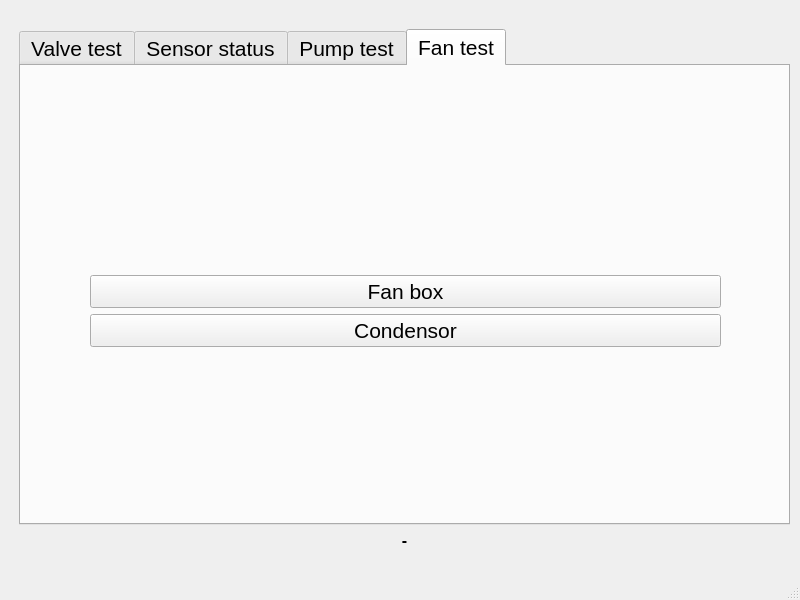
<?xml version="1.0" encoding="UTF-8"?>
<ui version="4.0">
 <class>fmu_test</class>
 <widget class="QMainWindow" name="fmu_test">
  <property name="geometry">
   <rect>
    <x>0</x>
    <y>0</y>
    <width>800</width>
    <height>600</height>
   </rect>
  </property>
  <property name="windowTitle">
   <string>MainWindow</string>
  </property>
  <widget class="QWidget" name="centralwidget">
   <widget class="QWidget" name="verticalLayoutWidget">
    <property name="geometry">
     <rect>
      <x>19</x>
      <y>29</y>
      <width>771</width>
      <height>521</height>
     </rect>
    </property>
    <layout class="QVBoxLayout" name="verticalLayout">
     <item>
      <widget class="QTabWidget" name="tabWidget">
       <property name="font">
        <font>
         <pointsize>16</pointsize>
        </font>
       </property>
       <property name="currentIndex">
        <number>3</number>
       </property>
       <widget class="QWidget" name="tab">
        <attribute name="title">
         <string>Valve test</string>
        </attribute>
        <widget class="QWidget" name="verticalLayoutWidget_2">
         <property name="geometry">
          <rect>
           <x>9</x>
           <y>9</y>
           <width>751</width>
           <height>471</height>
          </rect>
         </property>
         <layout class="QVBoxLayout" name="verticalLayout_2">
          <property name="leftMargin">
           <number>50</number>
          </property>
          <property name="rightMargin">
           <number>50</number>
          </property>
          <item>
           <spacer name="verticalSpacer_3">
            <property name="orientation">
             <enum>Qt::Vertical</enum>
            </property>
            <property name="sizeHint" stdset="0">
             <size>
              <width>20</width>
              <height>40</height>
             </size>
            </property>
           </spacer>
          </item>
          <item>
           <widget class="QPushButton" name="btn_inlet">
            <property name="text">
             <string>Inlet valve</string>
            </property>
           </widget>
          </item>
          <item>
           <widget class="QPushButton" name="btn_milk">
            <property name="text">
             <string>Milk valve</string>
            </property>
           </widget>
          </item>
          <item>
           <widget class="QPushButton" name="btn_clean">
            <property name="text">
             <string>Clean valve</string>
            </property>
           </widget>
          </item>
          <item>
           <widget class="QPushButton" name="btn_air">
            <property name="text">
             <string>Air valve</string>
            </property>
           </widget>
          </item>
          <item>
           <widget class="QPushButton" name="btn_flush">
            <property name="text">
             <string>Flush valve</string>
            </property>
           </widget>
          </item>
          <item>
           <spacer name="verticalSpacer_2">
            <property name="orientation">
             <enum>Qt::Vertical</enum>
            </property>
            <property name="sizeHint" stdset="0">
             <size>
              <width>20</width>
              <height>40</height>
             </size>
            </property>
           </spacer>
          </item>
         </layout>
        </widget>
       </widget>
       <widget class="QWidget" name="tab_5">
        <attribute name="title">
         <string>Sensor status</string>
        </attribute>
        <widget class="QWidget" name="gridLayoutWidget">
         <property name="geometry">
          <rect>
           <x>9</x>
           <y>9</y>
           <width>751</width>
           <height>471</height>
          </rect>
         </property>
         <layout class="QGridLayout" name="gridLayout">
          <property name="leftMargin">
           <number>20</number>
          </property>
          <item row="5" column="1">
           <spacer name="verticalSpacer">
            <property name="orientation">
             <enum>Qt::Vertical</enum>
            </property>
            <property name="sizeHint" stdset="0">
             <size>
              <width>20</width>
              <height>40</height>
             </size>
            </property>
           </spacer>
          </item>
          <item row="1" column="1">
           <widget class="QLabel" name="label">
            <property name="text">
             <string>NTC mixing block</string>
            </property>
           </widget>
          </item>
          <item row="2" column="1">
           <widget class="QLabel" name="label_4">
            <property name="text">
             <string>Conductivity sensor</string>
            </property>
           </widget>
          </item>
          <item row="1" column="2">
           <widget class="QLabel" name="lbl_ntc_mix">
            <property name="text">
             <string>-</string>
            </property>
           </widget>
          </item>
          <item row="2" column="2">
           <widget class="QLabel" name="lbl_sor_conductive">
            <property name="text">
             <string>-</string>
            </property>
           </widget>
          </item>
          <item row="3" column="1">
           <widget class="QLabel" name="label_7">
            <property name="text">
             <string>Milk container empty detection</string>
            </property>
           </widget>
          </item>
          <item row="0" column="1">
           <spacer name="verticalSpacer_10">
            <property name="orientation">
             <enum>Qt::Vertical</enum>
            </property>
            <property name="sizeHint" stdset="0">
             <size>
              <width>20</width>
              <height>40</height>
             </size>
            </property>
           </spacer>
          </item>
          <item row="4" column="1">
           <widget class="QLabel" name="label_9">
            <property name="text">
             <string>FTH: E-fast</string>
            </property>
           </widget>
          </item>
          <item row="3" column="2">
           <widget class="QLabel" name="lbl_sor_milk">
            <property name="text">
             <string>-</string>
            </property>
           </widget>
          </item>
          <item row="4" column="2">
           <widget class="QLabel" name="lbl_fth_efast">
            <property name="text">
             <string>-</string>
            </property>
           </widget>
          </item>
         </layout>
        </widget>
       </widget>
       <widget class="QWidget" name="tab_2">
        <attribute name="title">
         <string>Pump test</string>
        </attribute>
        <widget class="QWidget" name="verticalLayoutWidget_3">
         <property name="geometry">
          <rect>
           <x>9</x>
           <y>9</y>
           <width>751</width>
           <height>461</height>
          </rect>
         </property>
         <layout class="QVBoxLayout" name="verticalLayout_3">
          <property name="leftMargin">
           <number>50</number>
          </property>
          <property name="rightMargin">
           <number>50</number>
          </property>
          <item>
           <spacer name="verticalSpacer_8">
            <property name="orientation">
             <enum>Qt::Vertical</enum>
            </property>
            <property name="sizeHint" stdset="0">
             <size>
              <width>20</width>
              <height>40</height>
             </size>
            </property>
           </spacer>
          </item>
          <item>
           <widget class="QPushButton" name="btn_pump">
            <property name="text">
             <string>Pump</string>
            </property>
           </widget>
          </item>
          <item>
           <widget class="QPushButton" name="btn_flowmeter">
            <property name="text">
             <string>Flowmeter</string>
            </property>
           </widget>
          </item>
          <item>
           <spacer name="verticalSpacer_9">
            <property name="orientation">
             <enum>Qt::Vertical</enum>
            </property>
            <property name="sizeHint" stdset="0">
             <size>
              <width>20</width>
              <height>40</height>
             </size>
            </property>
           </spacer>
          </item>
         </layout>
        </widget>
       </widget>
       <widget class="QWidget" name="tab_4">
        <attribute name="title">
         <string>Fan test</string>
        </attribute>
        <widget class="QWidget" name="verticalLayoutWidget_4">
         <property name="geometry">
          <rect>
           <x>19</x>
           <y>19</y>
           <width>731</width>
           <height>451</height>
          </rect>
         </property>
         <layout class="QVBoxLayout" name="verticalLayout_4">
          <property name="leftMargin">
           <number>50</number>
          </property>
          <property name="rightMargin">
           <number>50</number>
          </property>
          <item>
           <spacer name="verticalSpacer_5">
            <property name="orientation">
             <enum>Qt::Vertical</enum>
            </property>
            <property name="sizeHint" stdset="0">
             <size>
              <width>20</width>
              <height>40</height>
             </size>
            </property>
           </spacer>
          </item>
          <item>
           <widget class="QPushButton" name="btn_fan_box">
            <property name="text">
             <string>Fan box</string>
            </property>
           </widget>
          </item>
          <item>
           <widget class="QPushButton" name="btn_fan_condensor">
            <property name="text">
             <string>Condensor</string>
            </property>
           </widget>
          </item>
          <item>
           <spacer name="verticalSpacer_4">
            <property name="orientation">
             <enum>Qt::Vertical</enum>
            </property>
            <property name="sizeHint" stdset="0">
             <size>
              <width>20</width>
              <height>40</height>
             </size>
            </property>
           </spacer>
          </item>
         </layout>
        </widget>
       </widget>
      </widget>
     </item>
     <item>
      <widget class="QLabel" name="lbl_tst_info">
       <property name="font">
        <font>
         <pointsize>12</pointsize>
         <weight>75</weight>
         <bold>true</bold>
        </font>
       </property>
       <property name="text">
        <string>-</string>
       </property>
       <property name="alignment">
        <set>Qt::AlignCenter</set>
       </property>
      </widget>
     </item>
    </layout>
   </widget>
  </widget>
  <widget class="QMenuBar" name="menubar">
   <property name="geometry">
    <rect>
     <x>0</x>
     <y>0</y>
     <width>800</width>
     <height>21</height>
    </rect>
   </property>
  </widget>
  <widget class="QStatusBar" name="statusbar"/>
 </widget>
 <resources/>
 <connections/>
</ui>
